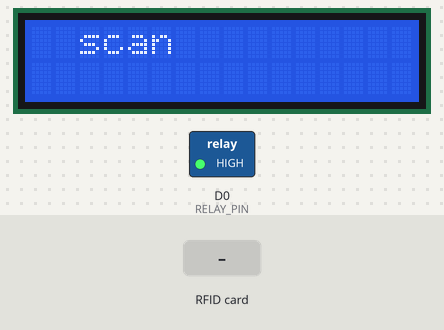
A sketch run on a simulated ESP8266 (NodeMCU). On the bench: 16×2 character LCD, switched loads named in the sketch (green lamp = pin HIGH). The inputs (shaded band) are chosen by the test bench. Storage starts empty; what the sketch prints to the serial monitor is not drawn.

Above: at 1.3 s.
1.4 s: RFID card 24 92 24 14 71 01 held to the reader
At 2.9 s:
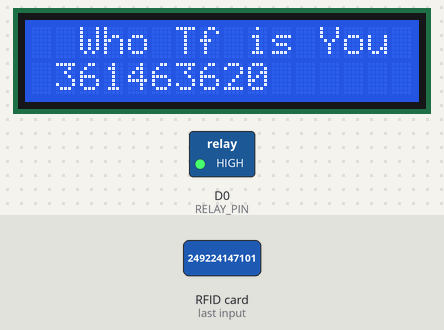
4.4 s: RFID card 10 51 99 14 51 01 held to the reader
At 5.4 s:
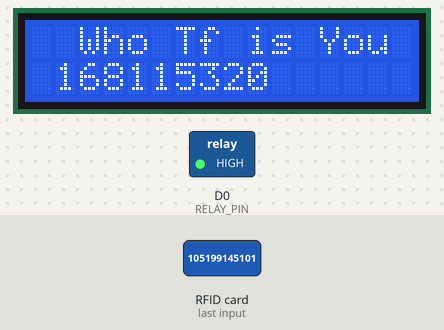
Timing chart, 0 to 7.4 s (numbered marks = the images above; inputs shaded):
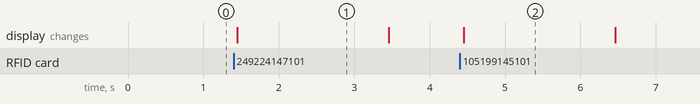

The sketch:

attendance_unordered_map.ino
```cpp
#include <SPI.h>
#include <MFRC522.h>
#include <LiquidCrystal_I2C.h>
#include <SD.h>
#include <ESP8266WiFi.h>
#include <unordered_map>
#include <string>

#define tot 5  //sets total number of people
//WIFI
const char* ssid = "DIPTAYAN-JASH 0982";
const char* password = "G662+28k";

//DISPLAY
LiquidCrystal_I2C lcd(0x3F, 16, 2);
int flag;
int pos = 0;

//RFID
constexpr uint8_t RST_PIN = D3;
constexpr uint8_t SS_PIN = D4;
MFRC522 rfid(SS_PIN, RST_PIN);  // Instance of the class
MFRC522::MIFARE_Key key;
String tag;

//SDCARD
File myfile;                //create a file named attendance
constexpr uint8_t cs = D8;  //NODE MCU

//relay
constexpr uint8_t RELAY_PIN = D0;

//ID CARD DETAILS
std::unordered_map<std::string, std::string> id = {
  { "249224147101", "Diptayan" },
  { "20115312290", "Krrish" },
  { "105199145101", "Ayan" },
  { "2176091112", "Daniel" },
  { "89195136101", "Siddhima" },
  { "732146101", "Akhil" },
  { "12146146101", "Sanjeevini" },
  { "20124314493", "Divya" },
  { "5714814893", "Kannan" },
  { "2011015993", "Anand" },
  { "2124819651", "Roel" },
  { "24921115293", "Hanna" },
  { "2282520551", "Adheesh" },
  { "23318615593", "Vijay" },
  { "24917615793", "Rupkatha" }
};

void setup() {
  lcd.init();
  lcd.clear();
  lcd.backlight();
  Serial.begin(9600);
  SPI.begin();      // Init SPI bus
  rfid.PCD_Init();  // Init MFRC522
  pinMode(RELAY_PIN, OUTPUT);

  //SD CARD
  sdinitialize();
  //wifi
  //connectwifi();
}

void loop() {
  digitalWrite(RELAY_PIN, HIGH);
  String data = "";
  lcd.clear();
  lcd.setCursor(2, 0);
  lcd.print("scan");
  lcd.setCursor(1, 1);
  if (!rfid.PICC_IsNewCardPresent())
    return;
  if (rfid.PICC_ReadCardSerial()) {
    for (byte i = 0; i < 4; i++) {
      tag += rfid.uid.uidByte[i];
    }
    Serial.println(tag);

    //checking using UNORDERED MAPS
    std::string find = tag.c_str();
    if (id.find(find) != id.end()) {
      flag = 1;
    } else
      flag = 0;

    if (flag == 1) {
      lcd.clear();
      lcd.setCursor(2, 0);
      lcd.print("Welcome");
      lcd.setCursor(1, 1);
      String strfind = id[find].c_str();
      Serial.println(strfind);  //check
      lcd.println(strfind);     //check
      delay(2000);
      myfile = SD.open("attendance.csv", FILE_WRITE);
      data = strfind + "," + tag;  //check
      myfile.println(data);
      Serial.println("WROTE IN FILE SUCCESSFUL");
      myfile.close();
      digitalWrite(RELAY_PIN, LOW);
      delay(6000);
      digitalWrite(RELAY_PIN, HIGH);
    } else {
      lcd.clear();
      lcd.setCursor(2, 0);
      lcd.print("Who Tf is You ?");
      lcd.setCursor(1, 1);
      lcd.print(tag);
      Serial.println(tag);
      delay(2000);
    }
    tag = "";
    rfid.PICC_HaltA();
    rfid.PCD_StopCrypto1();
  }
}

void connectwifi() {
  Serial.print("Wifi connecting to ");
  Serial.println(ssid);
  WiFi.begin(ssid, password);
  Serial.println();
  Serial.print("Connecting");

  while (WiFi.status() != WL_CONNECTED) {
    delay(500);
    Serial.print(".");
  }
  Serial.println("Wifi Connected Success!");
  Serial.print("NodeMCU IP Address : ");
  Serial.println(WiFi.localIP());
}
void sdinitialize() {
  Serial.println("Initializing SD card");
  if (!SD.begin(cs)) {
    Serial.println("initialization failed");
    while (1)
      ;
  }
  Serial.println("initialization DONE");
  if (SD.exists("attendance.csv"))
    Serial.println("FILE EXISTS");
  else
    Serial.println("FILE DOESN'T EXISTS");
}
```

Measured:
- after the input at 1.4 s, the display: changes after 0.05 s (image 1)
- after the input at 4.4 s, the display: changes after 0.05 s (image 2)
- what the display in image 1 shows lasts 2.1 s, from 1.4 s to 3.5 s
